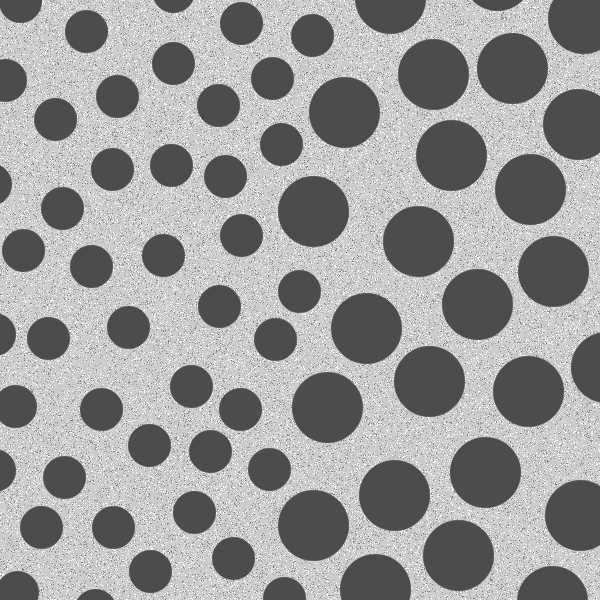
#> input picture CodigosPrepI/fig943.tif, 600 x 600 px, found by its file name
$ jupyter execute --allow-errors Trabalho2_Morfologia-MaicoTriaca-Copy1.ipynb
#> lines starting #> are read from the running program, lines starting #| are printed output that depends on the picture; after the words box and inside, x2 and y2 are one past the last pixel; in counts of white or black regions, pixels touching at a corner belong together
[cell 1]
import matplotlib.pyplot as plt
import numpy as np
import cv2
from skimage.draw import circle

[cell 2]
# Recebendo a imagem em escalas de cinza
imagem_original=cv2.imread("fig943.tif", 0)
#> imagem_original is the input picture: shape (600, 600); min 76, max 255, mean 153.6
plt.imshow(imagem_original, cmap="gray")

[cell 3]
def erosao(imagem, filtro):
    """
    Função que realizará a técnica de morfologia matemática de Erosão em uma dada imagem
    com um respectivo filtro (kernel).

    Parâmetros
    -----------
    imagem: numpy.array
        Imagem que sofrerá a modificação

    filtro: numpy.array
        Matrix responsável pela alteração na imagem

    Return
    -----------
    output_imagem: numpy.array
        Imagem após o processo de convolução com seu respectivo
        filtro

    """
    # Dimensões da imagem
    altura, largura=imagem.shape

    # Valor máximo da imagem (1, por se tratar de uma imagem binarizada)
    max_val=imagem.max()

    # Capturando a borda da imagem
    limite_borda=(filtro.shape[0]-1)//2

    # Soma de todos os elementos contidos no Filtro
    filtro_sum=np.sum(filtro)

    # Declarando a matriz que armanezará a imagem de saída
    output_imagem=np.zeros((altura, largura))

    # Operação de erosão da imagem
    for x in range(limite_borda, altura-limite_borda):
        for y in range(limite_borda, largura-limite_borda):
            # Condição que verifica se o filtro está sobreposto à uma região da imagem
            if np.sum(imagem[x-limite_borda: x+limite_borda+1, y-limite_borda: y+limite_borda+1]*filtro)==filtro_sum:
                # Substituição dos valores pelo valor máximo
                output_imagem[x, y]=max_val

    # Redimencionamento da imagem de saída, para retirar as bordas mantidas após a dilatação
    output_imagem=output_imagem[limite_borda: altura-limite_borda, limite_borda: largura-limite_borda]


    return output_imagem

[cell 4]
def dilatacao(imagem, filtro):
    """
    Função que realizará a técnica de morfologia matemática de dilatação em uma dada imagem
    com um respectivo filtro (kernel).

    Parâmetros
    -----------
    imagem: numpy.array
        Imagem que sofrerá a modificação

    filtro: numpy.array
        Matrix responsável pela alteração na imagem

    Return
    -----------
    output_imagem: numpy.array
        Imagem após o processo de convolução com seu respectivo
        filtro

    """
    # Como estamos lindando com uma imagem binária, seus valores de max e min serão 1 e 0, respectivamente
    max_val=1
    min_val=0
    # Função para binarização da imagem
    _, imgagem_binaria = cv2.threshold(imagem, min_val, max_val, cv2.THRESH_BINARY+cv2.THRESH_OTSU)

    # Dimensões da imagem
    altura, largura=imgagem_binaria.shape

    # Capturando a borda da imagem
    limite_borda=(filtro.shape[0]-1)//2

    # Declarando a matriz que armanezará a imagem de saída
    output_imagem=np.zeros((altura, largura))

    # Operação de dilatação da imagem
    for x in range(limite_borda, altura-limite_borda):
        for y in range(limite_borda, largura-limite_borda):
            # Condição que verifica se houve sobreposição na imagem
            if np.sum(imgagem_binaria[x-limite_borda: x+limite_borda+1, y-limite_borda: y+limite_borda+1]*filtro) != min_val:
                # Substituição dos valores pelo valor máximo
                output_imagem[x, y]=max_val

    # Redimencionamento da imagem de saída, para retirar as bordas mantidas após a dilatação
    output_imagem=output_imagem[limite_borda:altura-limite_borda, limite_borda:largura-limite_borda]

    return output_imagem

[cell 5]
# Declarando o elemento estruturante que será utilizado como filtro nas funções de morfologia matemática
filtro_circular=np.zeros((61, 61))
# O método circle gera um elemento circular. Segundo González, o raio do círculo aconselhado seria de 30 pixels
filtro_circular[circle(30, 30, 30)]=1

plt.imshow(filtro_circular, cmap="gray")
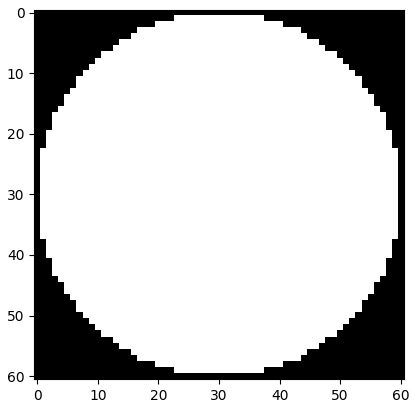
#> figure drawn by matplotlib, 1 panel

[cell 6]
imagem_dilatada=dilatacao(imagem_original, filtro_circular)
#> in dilatacao, `_, imgagem_binaria = cv2.threshold(imagem, min_val, max_val, cv2.THRES..`:
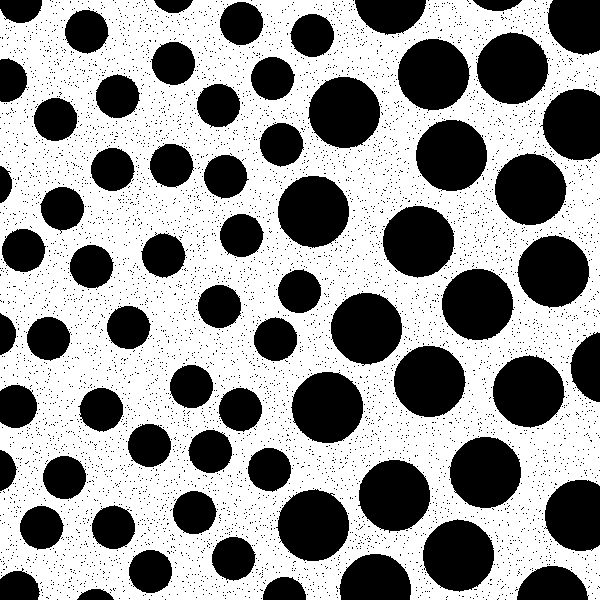
#> imgagem_binaria: shape (600, 600); values 0 (black) and 1 (white), 59% white; 5794 black regions (5725 under 20 px), largest, box (x1, y1, x2, y2) and area: (276, 489, 349, 561) 3970, (291, 372, 363, 443) 3966, (476, 32, 549, 104) 3964
#> after the loop in dilatacao, `for x in range(limite_borda, altura-limite_borda):`:
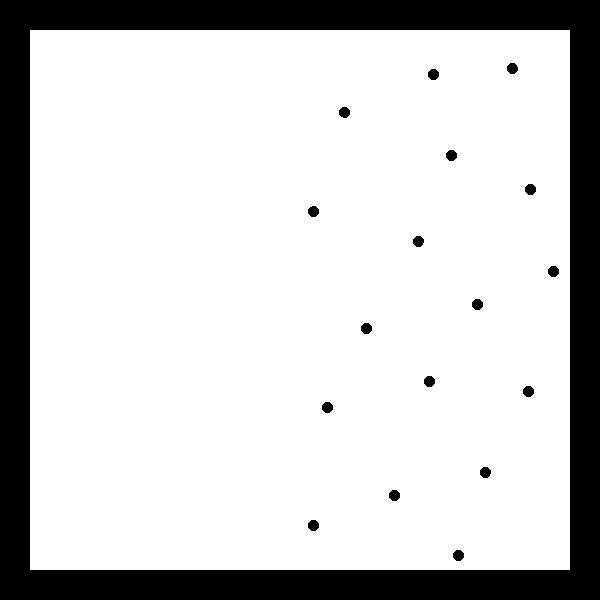
#> output_imagem: shape (600, 600) float64; values 0 (black) and 1 (white), 80.5% white; 18 black regions, largest, box (x1, y1, x2, y2) and area: (0, 0, 600, 600) 68400, (428, 69, 439, 80) 97, (446, 150, 457, 161) 97
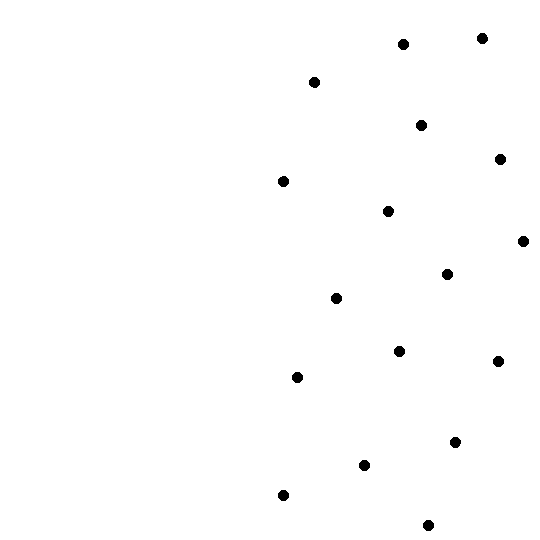
#> imagem_dilatada: shape (540, 540) float64; values 0 (black) and 1 (white), 99.4% white; 17 black regions, largest, box (x1, y1, x2, y2) and area: (398, 39, 409, 50) 97, (416, 120, 427, 131) 97, (495, 154, 506, 165) 97

[cell 7]
plt.imshow(imagem_dilatada, "gray")

[cell 8]
imagem_final=erosao(imagem_dilatada, filtro_circular)
#> in erosao, `max_val=imagem.max()`: max_val = 1
#> in erosao, `filtro_sum=np.sum(filtro)`: filtro_sum = 2809
#> after the loop in erosao, `for x in range(limite_borda, altura-limite_borda):`:
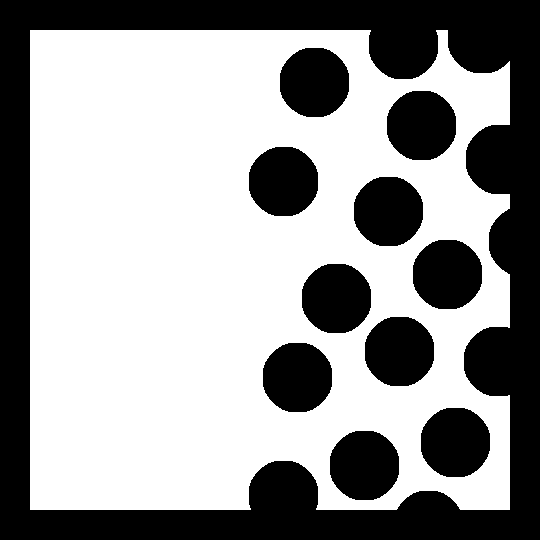
#> output_imagem: shape (540, 540) float64; values 0 (black) and 1 (white), 60.5% white; 11 black regions, largest, box (x1, y1, x2, y2) and area: (0, 0, 540, 540) 76614, (387, 91, 456, 160) 3873, (413, 240, 482, 309) 3873
#> in erosao, `output_imagem=output_imagem[limite_borda: altura-limite_borda, limite_..`:
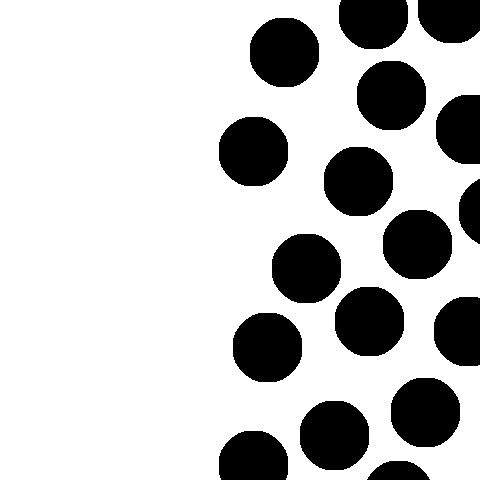
#> output_imagem: shape (480, 480) float64; values 0 (black) and 1 (white), 76.5% white; 17 black regions, largest, box (x1, y1, x2, y2) and area: (357, 61, 426, 130) 3873, (383, 210, 452, 279) 3873, (272, 234, 341, 303) 3873
